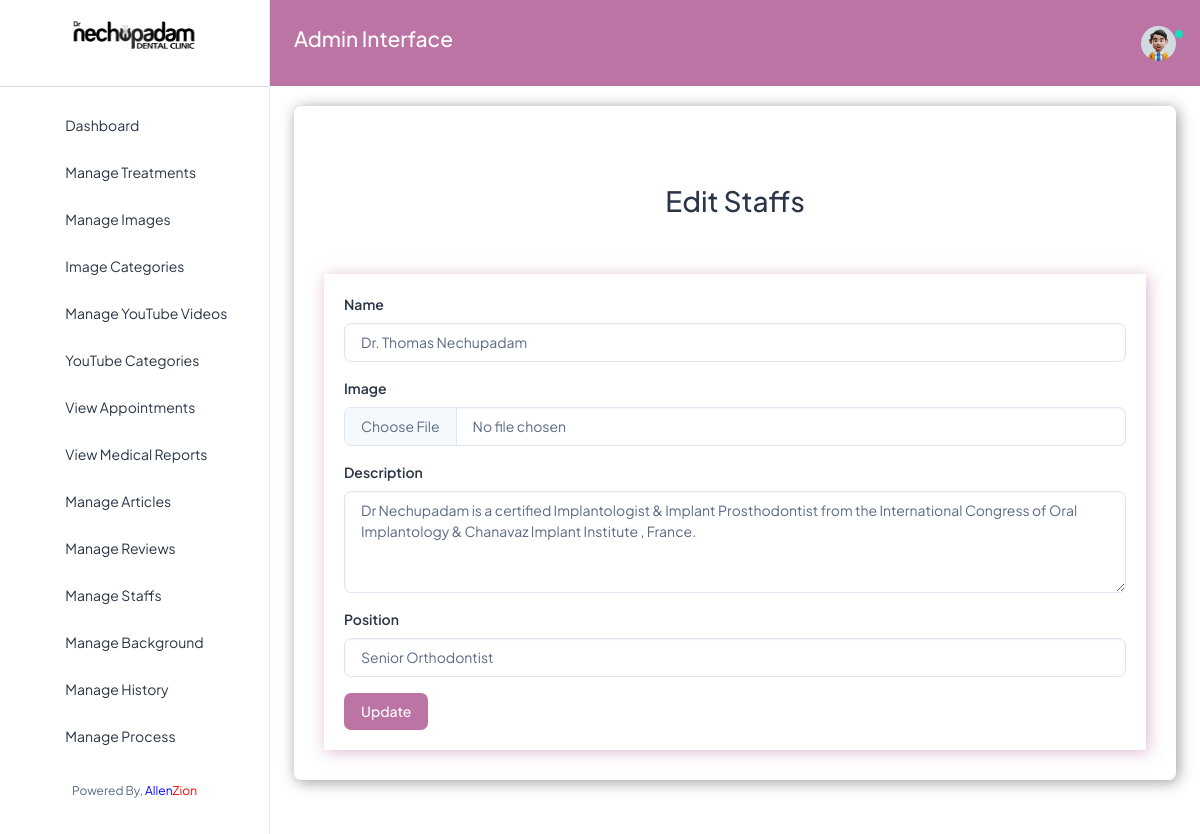
/edit_staff/1/ (signed in), run on the app's committed database.
### nechuwebapp/models.py (models this page shows, shortened)
class Staff(models.Model):
    name = models.CharField(max_length=200)
    position = models.CharField(max_length=200)
    image = models.ImageField(upload_to='mystaffs/')
    description = models.TextField()
    uploaded_on = models.DateTimeField(auto_now_add=True)
    edited_on = models.DateTimeField(auto_now=True)
    @property
    def imageURL(self):
        try:
            url = self.image.url
        except:
            url = ''
        return  url

### nechuwebapp/views.py (the view)
# urls.py: path('edit_staff/<int:pk>/', views.edit_staff, name='edit_staff'),
def edit_staff(request, pk):
    get_staff = get_object_or_404(Staff, pk=pk)
    if request.method == "POST":
        new_name = request.POST['name']
        new_position = request.POST['position']
        new_description = request.POST['description']
        new_image = request.FILES.get('image')
        if new_image:
            get_staff.image = new_image
        get_staff.name = new_name
        get_staff.position = new_position
        get_staff.description = new_description
        get_staff.save()
        return redirect('staffs')
    else:
        context = {
            'get_staff': get_staff,
        }
        return render(request, 'nechuadmin/edit_staff.html', context)

### nechuwebapp/templates/nechuadmin/edit_staff.html (shortened to what this page needs)
{% extends 'nechuadmin/base.html' %}
{% load static %}
{% block content %}
<div class="container">
    <h2 style="text-align: center;" class="pt-5 pb-5">Edit Staffs</h2>
</div>
<div class="custom-card" style="box-shadow: 2px 2px 15px rgba(188, 116, 165, 0.5); padding: 20px;">
    <form action="{% url 'edit_staff' get_staff.pk %}" enctype="multipart/form-data" method="POST">
      <div class="mb-3">
        <label for="treatmentTitle" class="form-label">Name</label>
        <input type="text" class="form-control" id="treatmentTitle" aria-describedby="titleHelp" name="name" value="{{get_staff.name}}">
      </div>
      <div class="mb-3">
        <label for="treatmentImage" class="form-label">Image</label>
        <input type="file" class="form-control" id="treatmentImage" name="image" value="{{get_staff.imageURL}}">
      </div>
      <div class="mb-3">
        <label for="treatmentDescription" class="form-label">Description</label>
        <textarea class="form-control" id="treatmentDescription" rows="4" name="description">{{get_staff.description}}</textarea>
      </div>
      <div class="mb-3">
        <label for="treatmentTitl" class="form-label">Position</label>
        <input type="text" class="form-control" id="treatmentTitl" aria-describedby="titleHelp" name="position" value="{{get_staff.position}}">
      </div>
      <button type="submit" class="btn" style="background-color:#bc74a5; color:white;">Update</button>
    </form>
</div>
{% endblock %}

### nechuwebapp/templates/nechuadmin/base.html (style rules this page uses)
.custom-card { box-shadow: 2px 2px 15px rgba(0, 0, 0, 0.4); }

### data on the page
Staff: name "Dr. Thomas Nechupadam", description "Dr Nechupadam is a certified Implantologist & Implant Prosthodontist from the International Congress of Oral Implantology & Chanavaz Implant Institute , France.", position "Senior Orthodontist"
